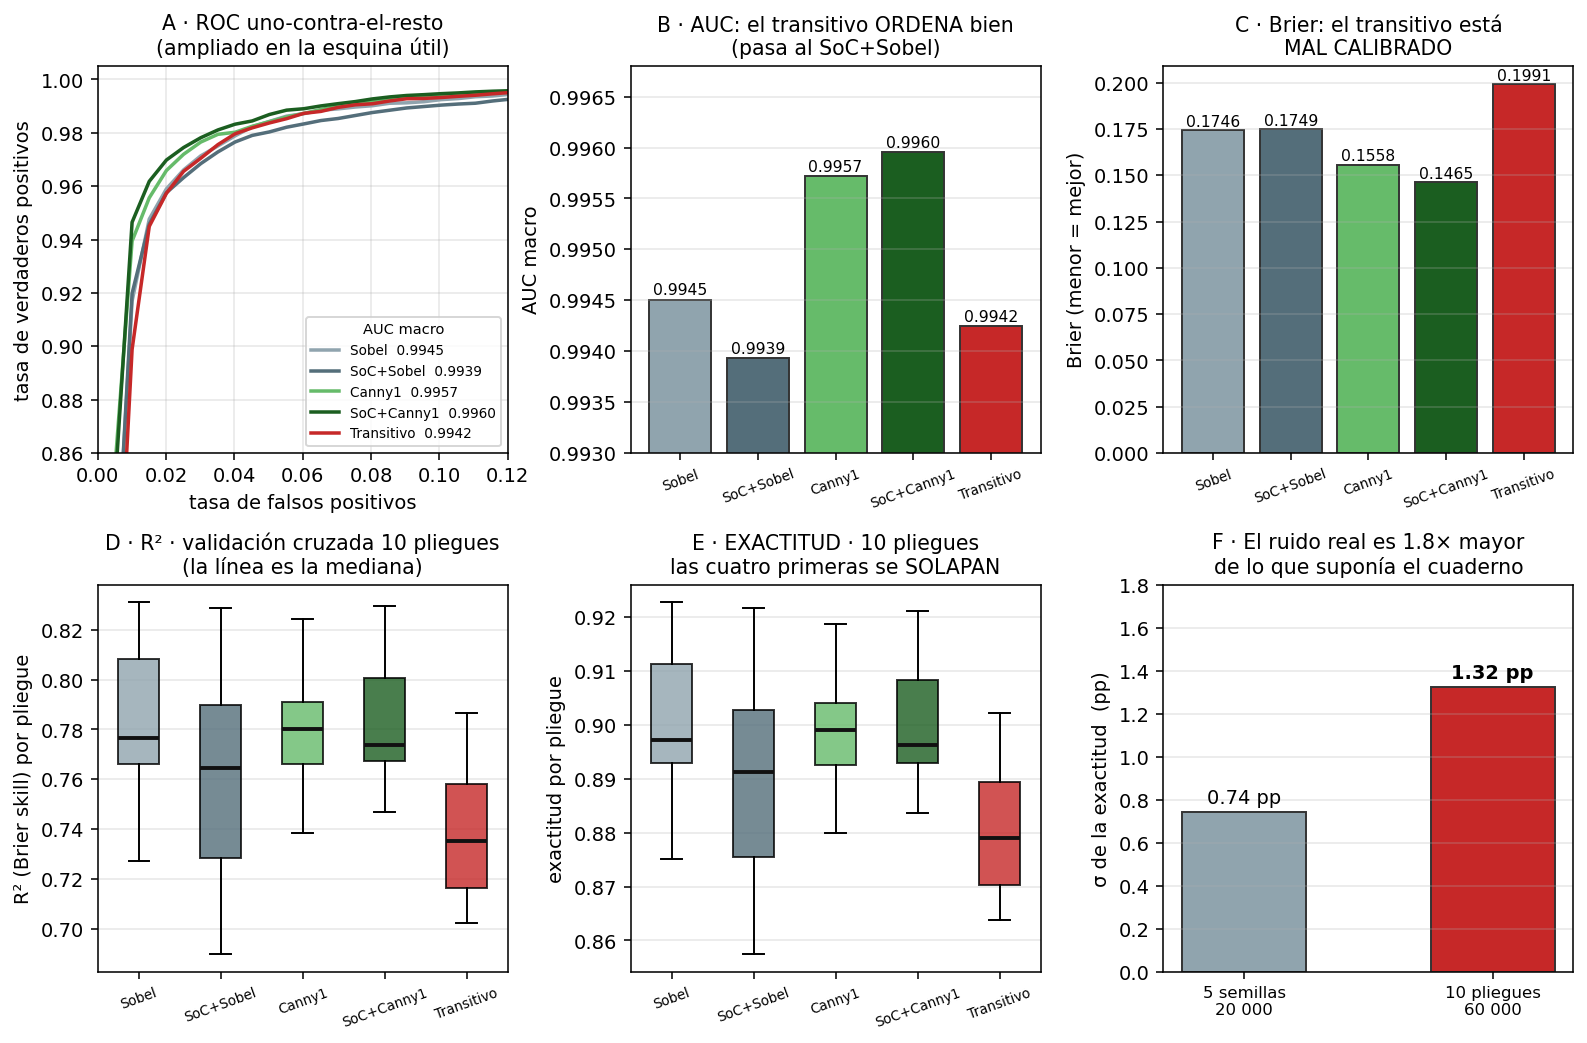

The Python source for this figure:
# === Cuaderno 2 · figura 16: AUC/ROC, Brier, y el box-plot de 10 pliegues ===
import numpy as np, matplotlib.pyplot as plt
B="../../clasificador_mnist/"
d=np.load(B+"metricas_avanzadas.npz"); cv=np.load(B+"cv_exactitud.npz")
F=["Sobel","SoC+Sobel","Canny1","SoC+Canny1","Transitivo"]
COL={"Sobel":"#90a4ae","SoC+Sobel":"#546e7a","Canny1":"#66bb6a",
     "SoC+Canny1":"#1b5e20","Transitivo":"#c62828"}
res={n:d[f"{n}_res"] for n in F}      # auc, brier, r2

fig=plt.figure(figsize=(13.6,8.4)); gs=fig.add_gridspec(2,3,hspace=.34,wspace=.30)

# A · ROC uno-contra-el-resto (macro)
a=fig.add_subplot(gs[0,0])
for n in F:
    fpr,tpr=d[f"{n}_roc"]
    a.plot(fpr,tpr,c=COL[n],lw=1.8,label=f"{n}  {res[n][0]:.4f}")
a.plot([0,1],[0,1],"--",c="#bbb",lw=1)
a.set_xlim(0,.12); a.set_ylim(.86,1.005)
a.set_xlabel("tasa de falsos positivos"); a.set_ylabel("tasa de verdaderos positivos")
a.legend(fontsize=7,loc="lower right",title="AUC macro",title_fontsize=7.5)
a.grid(alpha=.3); a.set_title("A · ROC uno-contra-el-resto\n(ampliado en la esquina útil)",fontsize=10.5)

# B · AUC
b=fig.add_subplot(gs[0,1])
v=[res[n][0] for n in F]
bars=b.bar(range(5),v,color=[COL[n] for n in F],ec="#333")
for r,x in zip(bars,v): b.text(r.get_x()+r.get_width()/2,x+.00005,f"{x:.4f}",ha="center",fontsize=8)
b.set_xticks(range(5)); b.set_xticklabels(F,fontsize=7,rotation=20)
b.set_ylim(.9930,.9968); b.set_ylabel("AUC macro"); b.grid(axis="y",alpha=.3)
b.set_title("B · AUC: el transitivo ORDENA bien\n(pasa al SoC+Sobel)",fontsize=10.5)

# C · Brier
c=fig.add_subplot(gs[0,2])
v=[res[n][1] for n in F]
bars=c.bar(range(5),v,color=[COL[n] for n in F],ec="#333")
for r,x in zip(bars,v): c.text(r.get_x()+r.get_width()/2,x+.002,f"{x:.4f}",ha="center",fontsize=8)
c.set_xticks(range(5)); c.set_xticklabels(F,fontsize=7,rotation=20)
c.set_ylabel("Brier (menor = mejor)"); c.grid(axis="y",alpha=.3)
c.set_title("C · Brier: el transitivo está\nMAL CALIBRADO",fontsize=10.5)

# D · el box-plot que pidio: R2 por pliegue
dd=fig.add_subplot(gs[1,0])
datos=[d[f"{n}_cv"] for n in F]
bp=dd.boxplot(datos,labels=F,patch_artist=True,medianprops=dict(color="#111",lw=2))
for p,n in zip(bp["boxes"],F): p.set_facecolor(COL[n]); p.set_alpha(.8)
dd.set_ylabel("R² (Brier skill) por pliegue"); dd.grid(axis="y",alpha=.3)
dd.tick_params(axis="x",labelsize=7,rotation=20)
dd.set_title("D · R² · validación cruzada 10 pliegues\n(la línea es la mediana)",fontsize=10.5)

# E · el mismo box-plot sobre EXACTITUD, que es lo comparable
e=fig.add_subplot(gs[1,1])
datos=[cv[n] for n in F]
bp=e.boxplot(datos,labels=F,patch_artist=True,medianprops=dict(color="#111",lw=2))
for p,n in zip(bp["boxes"],F): p.set_facecolor(COL[n]); p.set_alpha(.8)
e.set_ylabel("exactitud por pliegue"); e.grid(axis="y",alpha=.3)
e.tick_params(axis="x",labelsize=7,rotation=20)
e.set_title("E · EXACTITUD · 10 pliegues\nlas cuatro primeras se SOLAPAN",fontsize=10.5)

# F · la sigma vieja contra la nueva
f=fig.add_subplot(gs[1,2])
s_v,s_n=0.74,np.mean([cv[n].std() for n in F])*100
f.bar([0,1],[s_v,s_n],color=["#90a4ae","#c62828"],ec="#333",width=.5)
f.text(0,s_v+.04,f"{s_v:.2f} pp",ha="center",fontsize=10)
f.text(1,s_n+.04,f"{s_n:.2f} pp",ha="center",fontsize=10,weight="bold")
f.set_xticks([0,1]); f.set_xticklabels(["5 semillas\n20 000","10 pliegues\n60 000"],fontsize=8.5)
f.set_ylabel("σ de la exactitud  (pp)"); f.set_ylim(0,1.8); f.grid(axis="y",alpha=.3)
f.set_title(f"F · El ruido real es {s_n/s_v:.1f}× mayor\nde lo que suponía el cuaderno",fontsize=10.5)
plt.savefig("fig_avanzadas.png",dpi=140,bbox_inches="tight")
plt.show()

print(f"{'front-end':<12}{'AUC':>9}{'Brier':>9}{'R2':>9}{'CV exactitud':>15}")
for n in F:
    print(f"{n:<12}{res[n][0]:>9.4f}{res[n][1]:>9.4f}{res[n][2]:>9.4f}"
          f"{np.median(cv[n]):>10.4f} ±{cv[n].std():.4f}")
print(f"\nsigma: 0.74 pp (5 semillas) -> {np.mean([cv[n].std() for n in F])*100:.2f} pp (10 pliegues)")
